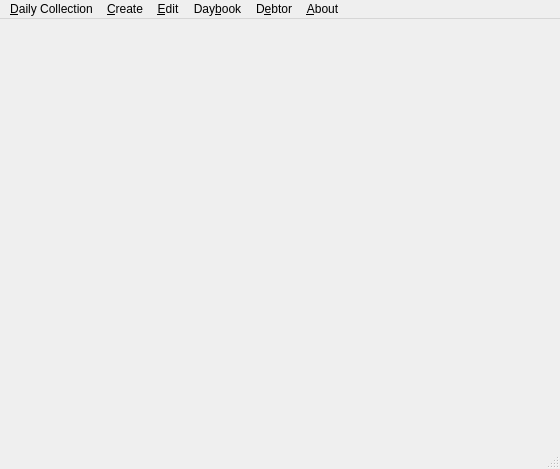
<?xml version="1.0" encoding="UTF-8"?>
<ui version="4.0">
 <class>DailyCollectionWindow</class>
 <widget class="QMainWindow" name="DailyCollectionWindow">
  <property name="geometry">
   <rect>
    <x>0</x>
    <y>0</y>
    <width>560</width>
    <height>469</height>
   </rect>
  </property>
  <property name="windowTitle">
   <string>Daily Collection</string>
  </property>
  <widget class="QWidget" name="centralwidget"/>
  <widget class="QMenuBar" name="menubar">
   <property name="geometry">
    <rect>
     <x>0</x>
     <y>0</y>
     <width>560</width>
     <height>26</height>
    </rect>
   </property>
   <widget class="QMenu" name="menu_Daily_Collection">
    <property name="title">
     <string>&amp;Daily Collection</string>
    </property>
    <addaction name="actionTransactions"/>
    <addaction name="separator"/>
    <addaction name="actionBackup"/>
    <addaction name="actionRestore"/>
    <addaction name="separator"/>
    <addaction name="actionExit"/>
   </widget>
   <widget class="QMenu" name="menuCreate">
    <property name="title">
     <string>&amp;Create</string>
    </property>
    <addaction name="action_CreateAgent"/>
    <addaction name="action_CreateDebtor"/>
   </widget>
   <widget class="QMenu" name="menu_Edit">
    <property name="title">
     <string>&amp;Edit</string>
    </property>
    <addaction name="action_EditAgent"/>
    <addaction name="action_EditDebtor"/>
    <addaction name="action_EditTransaction"/>
   </widget>
   <widget class="QMenu" name="menuDay_book">
    <property name="title">
     <string>Day&amp;book</string>
    </property>
    <addaction name="action_DaybookAgent"/>
    <addaction name="action_DaybookAllAgents"/>
    <addaction name="action_DaybookBalance"/>
   </widget>
   <widget class="QMenu" name="menuD_ebtor">
    <property name="title">
     <string>D&amp;ebtor</string>
    </property>
    <addaction name="action_DebtorInstallment"/>
    <addaction name="action_DebtorDetails"/>
    <addaction name="action_DebtorTransactions"/>
   </widget>
   <widget class="QMenu" name="menuAbout">
    <property name="title">
     <string>&amp;About</string>
    </property>
    <addaction name="action_AboutDailyCollection"/>
   </widget>
   <addaction name="menu_Daily_Collection"/>
   <addaction name="menuCreate"/>
   <addaction name="menu_Edit"/>
   <addaction name="menuDay_book"/>
   <addaction name="menuD_ebtor"/>
   <addaction name="menuAbout"/>
  </widget>
  <widget class="QStatusBar" name="statusbar"/>
  <action name="actionTransactions">
   <property name="text">
    <string>&amp;Transactions</string>
   </property>
  </action>
  <action name="actionBackup">
   <property name="text">
    <string>&amp;Backup</string>
   </property>
  </action>
  <action name="actionRestore">
   <property name="text">
    <string>&amp;Restore</string>
   </property>
  </action>
  <action name="actionExit">
   <property name="text">
    <string>E&amp;xit</string>
   </property>
   <property name="shortcut">
    <string>Ctrl+Q</string>
   </property>
  </action>
  <action name="action_CreateAgent">
   <property name="text">
    <string>&amp;Agent</string>
   </property>
  </action>
  <action name="action_CreateDebtor">
   <property name="text">
    <string>&amp;Debtor</string>
   </property>
  </action>
  <action name="action_EditAgent">
   <property name="text">
    <string>&amp;Agent</string>
   </property>
  </action>
  <action name="action_EditDebtor">
   <property name="text">
    <string>&amp;Debtor</string>
   </property>
  </action>
  <action name="action_EditTransaction">
   <property name="text">
    <string>&amp;Transaction</string>
   </property>
  </action>
  <action name="action_DaybookAgent">
   <property name="text">
    <string>&amp;Agent</string>
   </property>
  </action>
  <action name="action_DaybookAllAgents">
   <property name="text">
    <string>A&amp;ll Agents</string>
   </property>
  </action>
  <action name="action_DaybookBalance">
   <property name="text">
    <string>&amp;Balance</string>
   </property>
  </action>
  <action name="action_DebtorInstallment">
   <property name="text">
    <string>&amp;Installment</string>
   </property>
  </action>
  <action name="action_DebtorDetails">
   <property name="text">
    <string>&amp;Details</string>
   </property>
  </action>
  <action name="action_DebtorTransactions">
   <property name="text">
    <string>&amp;Transactions</string>
   </property>
  </action>
  <action name="action_AboutDailyCollection">
   <property name="text">
    <string>About &amp;Daily Collection</string>
   </property>
   <property name="shortcut">
    <string>F1</string>
   </property>
  </action>
 </widget>
 <resources/>
 <connections>
  <connection>
   <sender>actionExit</sender>
   <signal>activated()</signal>
   <receiver>DailyCollectionWindow</receiver>
   <slot>close()</slot>
   <hints>
    <hint type="sourcelabel">
     <x>-1</x>
     <y>-1</y>
    </hint>
    <hint type="destinationlabel">
     <x>265</x>
     <y>213</y>
    </hint>
   </hints>
  </connection>
 </connections>
</ui>
